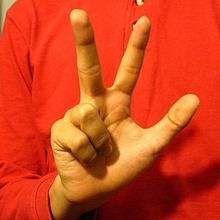
%> input picture 34.jpg, 220 x 220 px, shrunk from 300 x 300 before the run
$ octave MAIN.m   (GNU Octave 9; MATLAB toolbox functions it lacks are replaced by stand-ins)
%> lines starting %> are read from the running program, lines starting %| are printed output that depends on the picture; in (x1, y1, x2, y2) boxes, pixels count from 0 and x2, y2 are one past the last pixel; in counts of white or black regions, pixels touching at a corner belong together; the program's own positions count from 1
### sobel.m
function hasil = sobel(A)
P_A = size(A,1);
P_B = size(A,2);
B = 3;
gray = conGray(A);
gray = im2double(uint8(gray));
gx = [-1,0,1;-2,0,2;-1,0,1];
gy = [-1,-2,-1;0,0,0;1,2,1];
H = zeros(P_A,P_B);
p = floor(B/2);
Apad = padArr2D(gray,p);
for i = 1+p : size(Apad,1)-p
    for j = 1+p : size(Apad,2)-p
        M = Apad(i-p:i+p,j-p:j+p);
        konv1 = sum(sum(M.*gx));
        konv2 = sum(sum(M.*gy));
        konv = sqrt(konv1^2+konv2^2);
        H(i,j)= konv;
    end
end
hasil = H;

### conGray.m
function hasil = conGray(A)
Red = A(:,:,1);
Green = A(:,:,2);
Blue = A(:,:,3);
gray = .299*double(Red) + .587*double(Green) + .114*double(Blue);
hasil = uint8(gray);

### padArr2D.m
function hasil = padArr2D(A,P)
P_A = size(A,1);
P_B = size(A,2);
PP_A = size(A,1)+(P*2);
PP_B = size(A,2)+(P*2);
Z = zeros(PP_A, PP_B);
for i=P+1:PP_A-P
    for j=P+1:PP_B-P
        Z(i,j,:) = A(i-P,j-P);
    end
end
hasil = Z;

### Dilasi.m
function hasil = Dilasi(A,B,n)
A1 = size(A,1);
A2 = size(A,2);
f = floor(n/2);
B1 = size(B,1);
B2 = size(B,2);
H = zeros(A1,A2);
g = im2double(conGray(A));
g = g>0.5;
H =g;
for i=1:A1
    for j=1:A2
        if (g(i,j)==1) && (i>f) && (j>f) && (i<A1) && (j<A2)
            M = H(i-f:i+f,j-f:j+f) + B;
            a = M>=1;
            H(i-f:i+f,j-f:j+f) = a;
% [9 lines of commented-out code are left out]
        end
    end
end
hasil = H;

### Erosi.m
function hasil = Erosi(A,B,n)
A1 = size(A,1);
A2 = size(A,2);
f = floor(n/2);
B1 = size(B,1);
B2 = size(B,2);
g = im2double(conGray(A));
g = (g>0.5);
H = g;
for i=1:A1
    for j=1:A2
        if (g(i,j)==1) && (i>f) && (j>f) && (i<A1) && (j<A2)
            M = H(i-f:i+f,j-f:j+f);
            for k=1:B1
                for m=1:B2
                    if((B(k,m)==1) && (M(k,m)==0))
                        g(i,j)=0;
                    end
                end
            end
        end
    end
end
hasil = g;

### MAIN.m
close all;
clear;
image=imread('34.jpg');
%> image is the input picture: size 220x220x3 uint8; mean R, G, B 212.1, 67.1, 28.6
mask = [1,1,1;1,1,1;1,1,1];
figure
imshow(sobel(image));
%> in conGray, `Red = A(:,:,1);`:
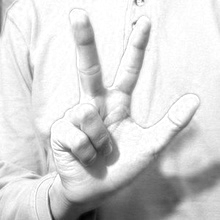
%> Red: size 220x220 uint8; min 1, max 255, mean 212.1
%> in conGray, `Green = A(:,:,2);`:
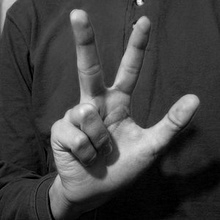
%> Green: size 220x220 uint8; min 0, max 245, mean 67.1
%> in conGray, `Blue = A(:,:,3);`:
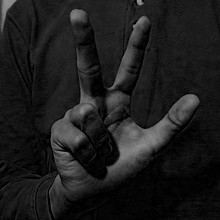
%> Blue: size 220x220 uint8; min 0, max 157, mean 28.6
%> after the loop in padArr2D, `for i=P+1:PP_A-P`:
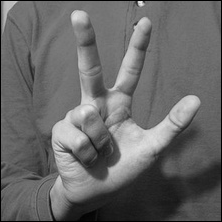
%> Z: size 222x222 double; min 0, max 0.925, mean 0.409
figure
imshow(im2bw(image));
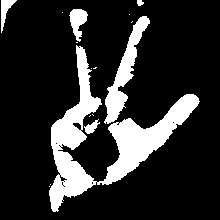
%> displayed picture: size 220x220 logical; 17.5% white; 16 white regions (10 under 20 px), largest, box (x1, y1, x2, y2) and area: (49, 45, 200, 212) 6319, (104, 16, 150, 124) 1435, (69, 9, 88, 42) 347, (1, 0, 17, 33) 203, (84, 119, 100, 134) 112, (137, 0, 144, 6) 32
figure
imshow(Dilasi(image,mask,3));
%> after the loop in Dilasi, `for i=1:A1`:
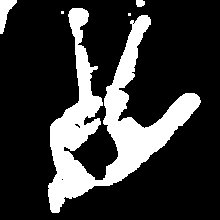
%> H: size 220x220 logical; 21.3% white; 5 white regions (2 under 20 px), largest, box (x1, y1, x2, y2) and area: (48, 8, 201, 213) 9957, (0, 0, 17, 34) 285, (136, 0, 145, 7) 55
%> after the loop in Dilasi, `for i=1:A1`: M = [2 2 2; 2 2 2; 2 1 1]; a = [true true true; true true true; true true true]
figure
imshow(Erosi(image,mask,size(mask,1)));
%> after the loop in Erosi, `for i=1:A1`:
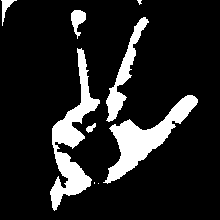
%> g: size 220x220 logical; 13.8% white; 9 white regions (3 under 20 px), largest, box (x1, y1, x2, y2) and area: (50, 48, 100, 211) 2650, (103, 95, 198, 184) 2503, (106, 17, 149, 122) 1073, (71, 10, 86, 39) 236, (1, 0, 17, 26) 128, (86, 123, 96, 133) 52
%> after the loop in Erosi, `for i=1:A1`: M = [true true true; false true false; false false false]


% [41 lines of commented-out code are left out]

$ run again, with 665091.jpg copied over 34.jpg
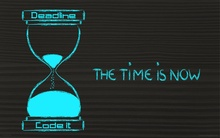
%> input picture 665091.jpg, 220 x 138 px, shrunk from 1680 x 1050 before the run
%> image is the input picture: size 138x220x3 uint8; mean R, G, B 36.7, 51.7, 49.4
%> after the loop in Dilasi, `for i=1:A1`:
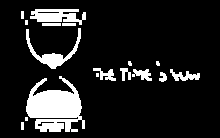
%> H: size 138x220 logical; 12.9% white; 17 white regions (5 under 20 px), largest, box (x1, y1, x2, y2) and area: (26, 76, 85, 132) 2017, (30, 9, 86, 25) 567, (26, 28, 81, 69) 518
%> after the loop in Dilasi, `for i=1:A1`: M = [2 2 1; 2 2 1; 2 2 1]; a = [true true true; true true true; true true true]
%> after the loop in Erosi, `for i=1:A1`:
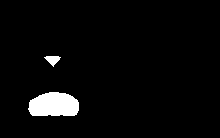
%> g: size 138x220 logical; 3.7% white; 2 white regions, box (x1, y1, x2, y2) and area: (28, 92, 79, 116) 1024, (44, 56, 61, 67) 102
%> after the loop in Erosi, `for i=1:A1`: M = [false false false; true true false; false false false]
